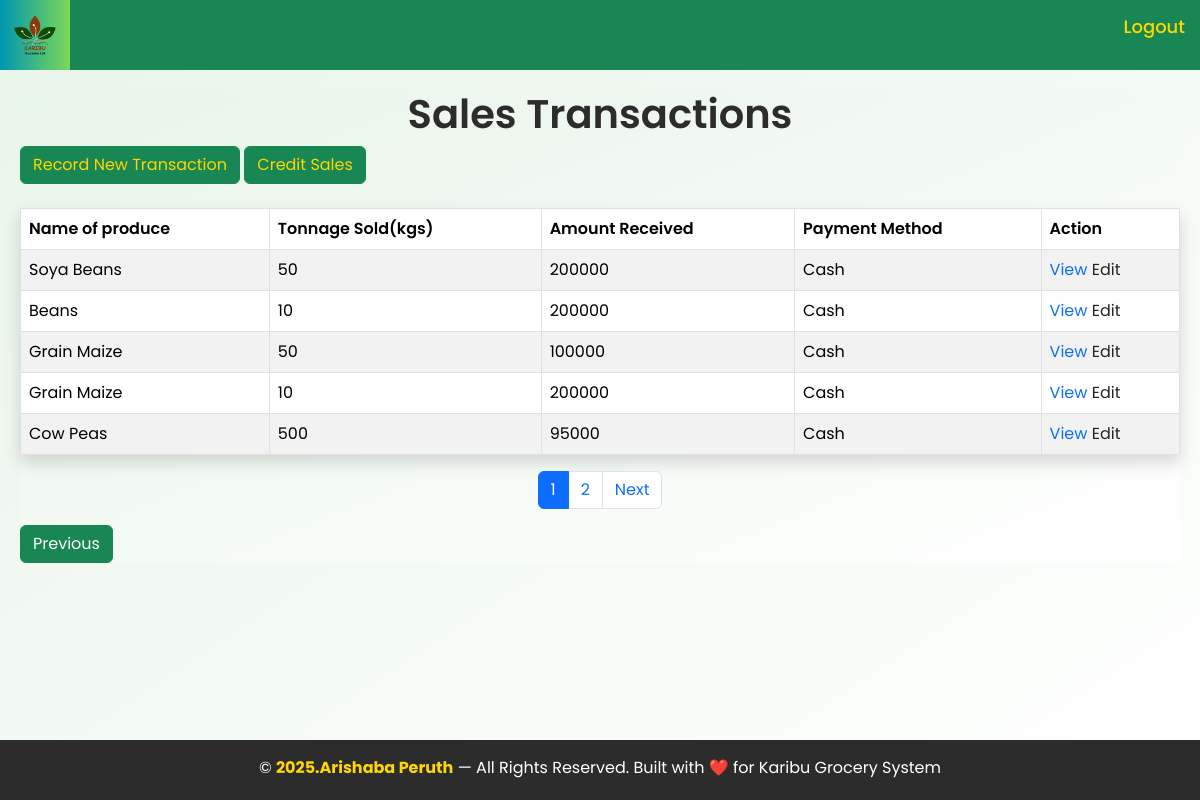
Page /allsales/ (signed in) on the committed database.
### homeapp/models.py (models this page shows, shortened)
class Sale(models.Model):
    Name_of_produce = models.ForeignKey(Stock, blank=True, null=True, on_delete=models.CASCADE)
    item_name = models.CharField(blank=True, null=True)
    Tonnage_in_kgs = models.IntegerField(blank=False)
    Amount_paid = models.IntegerField(default=0,blank=False)
    Branch = models.ForeignKey(Branch, blank=True, null=True, on_delete=models.CASCADE)
    Sales_agent_name = models.CharField(blank=False)
    Date_time = models.DateTimeField(auto_now_add=True)
    Name_of_buyer = models.CharField(blank=True)
    method_of_payment = models.CharField(choices=[("Cash", "Cash"), ("Credit", "Credit")],blank=True, null=True)

class Stock(models.Model):
    Name_of_produce = models.CharField(max_length=100, null=True)
    Produce_type = models.CharField(choices=[("Internal","Internal"), ("External","External")] ,blank=True, null=True)
    Date = models.DateField(auto_now_add=True)
    Tonnage_in_kgs = models.IntegerField(blank=False, default=0)
    total_quantity = models.IntegerField(default=0,blank=True, null=True)
    Cost = models.IntegerField(blank=False, default=0)
    Unit_price = models.IntegerField(blank=True, null=True)
    Dealer_name = models.CharField(blank=False, default=0)
    Branch = models.ForeignKey(Branch,blank=True, null=True, on_delete=models.CASCADE)
    Contact = models.IntegerField(default=0, blank=False)
    received_quantity = models.IntegerField(default=0,blank=True,null=True)
    def __str__(self):
        return self.Name_of_produce

### homeapp/views.py (the view)
# urls.py: path('allsales/', views.allsales, name='allsales'),
@login_required
def allsales(request):
    if request.user.is_manager or request.user.is_manager_2:
        branch_name = 'Maganjo' if request.user.is_manager else 'Matugga'
        branch = Branch.objects.get(branch_name=branch_name)
        all_transactions = Sale.objects.filter(Branch=branch).order_by('-id')
        stocks = Stock.objects.filter(Branch=branch)  # Get stocks for this branch only
    elif request.user.is_salesagent or request.user.is_salesagent_2:
        branch_name = 'Maganjo' if request.user.is_salesagent else 'Matugga'
        branch = Branch.objects.get(branch_name=branch_name)
        all_transactions = Sale.objects.filter(Branch=branch).order_by('-id')
        stocks = Stock.objects.filter(Branch=branch)  # Get stocks for this branch only
    else:
        all_transactions = Sale.objects.all().order_by('-id')
        stocks = Stock.objects.all()
    paginator = Paginator(all_transactions, 5)
    page_number = request.GET.get('page')
    page_obj = paginator.get_page(page_number)
    context = {
        'page_obj': page_obj,
        'stocks': stocks,
        'branch_name': branch_name if (request.user.is_manager or request.user.is_manager_2 or request.user.is_salesagent or request.user.is_salesagent_2) else None
    }
    return render(request, 'homeapp/allsales.html', context)

### homeapp/templates/homeapp/allsales.html (shortened to what this page needs)
{% extends 'homeapp/base.html' %}
{% load static %}
{% block content %}
<main style=" background: linear-gradient(to bottom right, #e8f5e9, #ffffff); margin: 20px;">
        <link rel="stylesheet" href="{% static '' %}">
        <h1 class="text-center" style="color: #2C2C2C; font-weight: 600;">Sales Transactions</h1>
        <div class="buttons-container">
            <button type="button" class="btn btn-success" data-bs-toggle="modal" data-bs-target="#selectStockModal" style="color: gold;">
                Record New Transaction
            </button>
            <a href="{% url 'deferredpayment' %}" class="add-credit-btn"><button class="btn btn-success" style="color: gold;">Credit Sales</button></a>
        </div>
        <br>
        <table class="table table-hover table-bordered table-striped shadow" class="salestables">
            <thead class="bg-primary text-white">
                <tr>
                    <th>Name of produce</th>
                    <th>Tonnage Sold(kgs)</th>
                    <th>Amount Received</th>
                    <th>Payment Method</th>
                    <th>Action</th>
                </tr>
            </thead>
            <tbody>
                {% for sale in page_obj %}
                <tr>
                    <td>{{ sale.Name_of_produce }}</td>
                    <td>{{ sale.Tonnage_in_kgs }}</td>
                    <td>{{ sale.Amount_paid }}</td>
                    <td>{{ sale.method_of_payment }}</td>
                    <td>
                        <a href="{% url 'view' pk=sale.pk %}" class="text-primary" style="text-decoration: none;">View</a>
                        <a href="{% url 'edit' pk=sale.pk %}" class="text-dark" style="text-decoration: none;">Edit</a>
                    </td>
                </tr>
                {% endfor %}
            </tbody>
        </table>
        <div class="pagination-container">
            <div aria-label="Page navigation example">
                <ul class="pagination justify-content-center">
                    {% for num in page_obj.paginator.page_range %}
                        {% if page_obj.number == num %}
                            <li class="page-item active">
                                <span class="page-link">{{ num }}</span>
                            </li>
                        {% elif num > page_obj.number|add:'-3' and num < page_obj.number|add:'3' %}
                            <li class="page-item">
                                <a class="page-link" href="?page={{ num }}">{{ num }}</a>
                            </li>
                        {% endif %}
                    {% endfor %}
                    {% if page_obj.has_next %}
                    <li class="page-item">
                        <a class="page-link" href="?page={{ page_obj.next_page_number }}">Next</a>
                    </li>
                    {% endif %}
                </ul>
            </div>
        </div>
        <div>
            {% if user.is_salesagent or user.is_salesagent_2 %}
            <a href="{% url 'salesagent' %}"><button class="btn btn-success">Previous</button></a>
            {% endif %}
        </div>
</main>
{% endblock %}

### homeapp/static/base.css (style rules this page uses)
* { margin: 0; padding: 0; box-sizing: border-box; font-family: 'Poppins', sans-serif; }
body { padding-top: 70px; }

### homeapp/static/dashboard1.css (style rules this page uses)
*, *::before, *::after { margin: 0; padding: 0; box-sizing: border-box; }
html { height: 100%; }
body { min-height: 100vh; display: flex; flex-direction: column; background-color: #f5f6fa; }
.table { width: 100%; border-collapse: collapse; }
.table th { background-color: #f8f9fa; padding: 12px; text-align: left; font-weight: 600; color: #555; }
.table td { padding: 12px; border-top: 1px solid #eee; }

### rows in the picture
Sale: Name_of_produce "Soya Beans", Tonnage_in_kgs "50", Amount_paid "200000", method_of_payment "Cash"
Sale: Name_of_produce "Beans", Tonnage_in_kgs "10", Amount_paid "200000", method_of_payment "Cash"
Sale: Name_of_produce "Grain Maize", Tonnage_in_kgs "50", Amount_paid "100000", method_of_payment "Cash"
Sale: Name_of_produce "Grain Maize", Tonnage_in_kgs "10", Amount_paid "200000", method_of_payment "Cash"
Sale: Name_of_produce "Cow Peas", Tonnage_in_kgs "500", Amount_paid "95000", method_of_payment "Cash"

### other values in the picture
{{ num }} "1"
{{ num }} "2"
